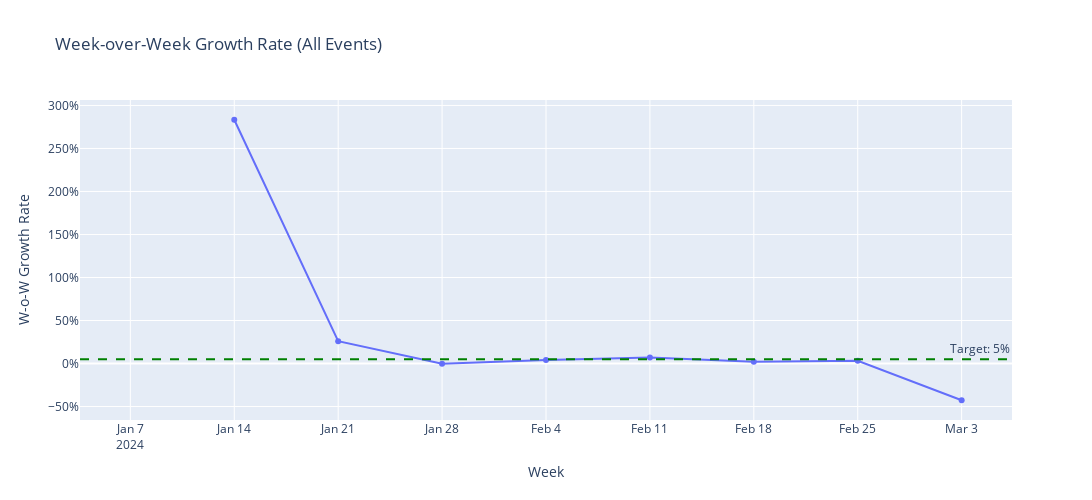

Notebook source saved alongside this figure:
### Markdown cell above
### 2.3 Week-over-Week Growth Analysis

To better understand the trajectory of adoption during the first eight weeks post-launch, we calculate week-over-week (W-o-W) growth for completed transfers, the primary indicator of actual usage.

This view makes it evident that growth has stagnated considerably after the initial launch spike. While early weeks showed positive momentum, subsequent periods failed to maintain the same pace, with several weeks showing flat or declining growth.

For a newly launched currency route, we would [typically aim for sustained 5% W-o-W growth to indicate healthy adoption](https://www.investopedia.com/terms/g/growthrates.asp#:~:text=What%20Is%20a%20Good%20Growth%20Rate%20for,exceptional%20growth%20rate%20is%2010%25%20per%20week.), increasing user intent, and long-term route viability. Falling short of this benchmark suggests that although the initial demand exists, the route is not yet converting or scaling at the level required to drive meaningful bottom-line impact for Wise.

### Code cell
# Execute SQL query
df = db.execute_sql_file("../sql/funnel_stage_time_series.sql")

# Mask for completed transfers only
is_transferred_yes = df["EVENT_NAME"] == "Transfer Transferred"
df = df[is_transferred_yes]

# Resample time series and aggregate to weekly counts
df.set_index("EVENT_DATE", inplace=True)
df = df.resample("W").agg(COUNT=("COUNT", "sum")).reset_index()

# Calculate W-o-W Growth
df["COUNT_LAG"] = df["COUNT"].shift(1)
df["WOW_GROWTH"] = (df["COUNT"] - df["COUNT_LAG"]) / df["COUNT_LAG"]

# Plot time series
fig = px.line(
    df,
    x="EVENT_DATE",
    y="WOW_GROWTH",
    title="Week-over-Week Growth Rate (All Events)",
    markers=True,
)
fig.add_hline(
    y=0.05,
    line_dash="dash",
    line_color="green",
    annotation_text="Target: 5%",
)
fig.update_layout(
    width=1200,
    height=500,
    xaxis_title="Week",
    yaxis_title="W-o-W Growth Rate",
    yaxis_tickformat=".0%",
)
fig.show()

### Figure 1 — Plotly figure (JSON) as saved in the notebook; plotly's stock layout.template omitted (floating-point values rounded to 4 significant figures)
{"data": [{"hovertemplate": "EVENT_DATE=%{x}<br>WOW_GROWTH=%{y}<extra></extra>", "legendgroup": "", "line": {"color": "#636efa", "dash": "solid"}, "marker": {"symbol": "circle"}, "mode": "lines+markers", "name": "", "orientation": "v", "showlegend": false, "type": "scatter", "x": ["2024-01-07T00:00:00.000000", "2024-01-14T00:00:00.000000", "2024-01-21T00:00:00.000000", "2024-01-28T00:00:00.000000", "2024-02-04T00:00:00.000000", "2024-02-11T00:00:00.000000", "2024-02-18T00:00:00.000000", "2024-02-25T00:00:00.000000", "2024-03-03T00:00:00.000000"], "xaxis": "x", "y": [NaN, 2.834, 0.259, -0.002928, 0.03965, 0.06921, 0.02048, 0.03236, -0.427], "yaxis": "y"}], "layout": {"annotations": [{"showarrow": false, "text": "Target: 5%", "x": 1, "xanchor": "right", "xref": "x domain", "y": 0.05, "yanchor": "bottom", "yref": "y"}], "height": 500, "legend": {"tracegroupgap": 0}, "shapes": [{"line": {"color": "green", "dash": "dash"}, "type": "line", "x0": 0, "x1": 1, "xref": "x domain", "y0": 0.05, "y1": 0.05, "yref": "y"}], "title": {"text": "Week-over-Week Growth Rate (All Events)"}, "width": 1200, "xaxis": {"anchor": "y", "domain": [0, 1], "title": {"text": "Week"}}, "yaxis": {"anchor": "x", "domain": [0, 1], "tickformat": ".0%", "title": {"text": "W-o-W Growth Rate"}}}}
